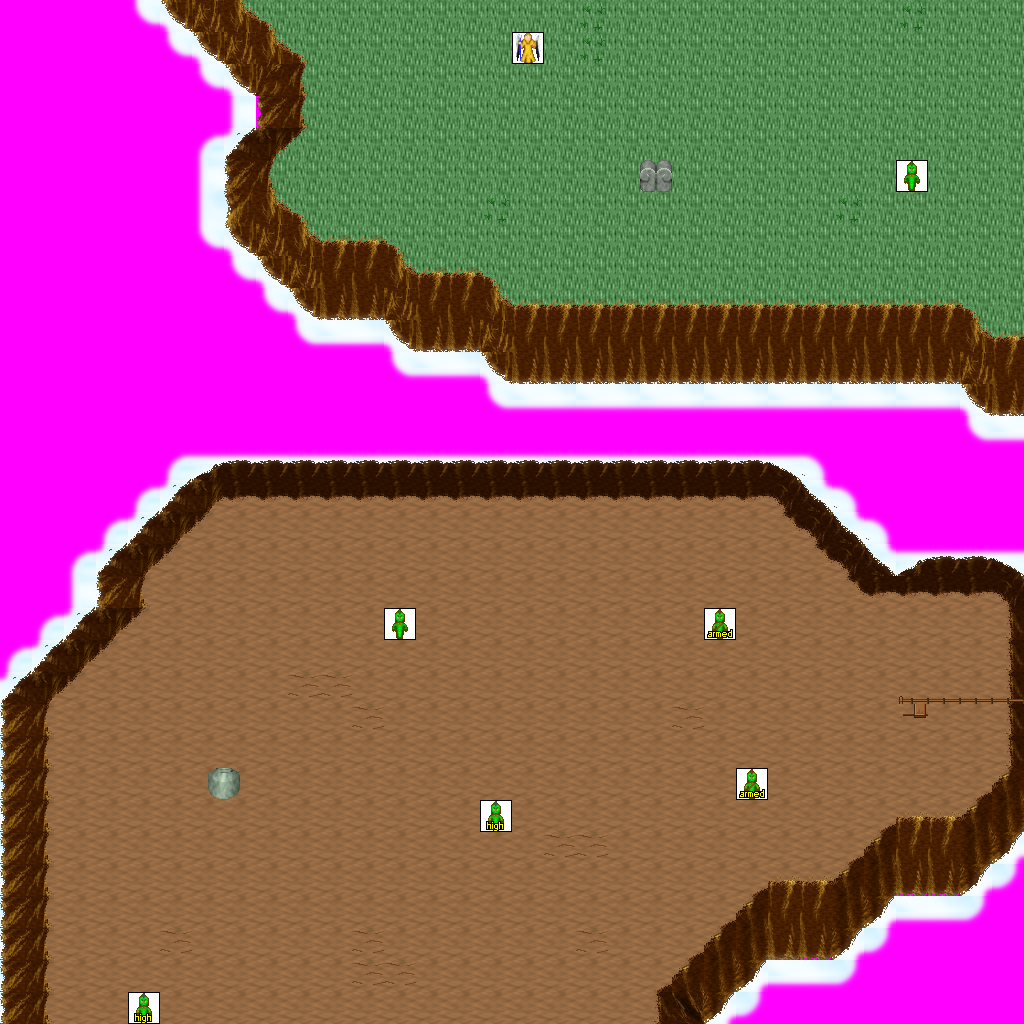

A level layout from a 2D game, rendered from its tile map. Below: a short description, then the map file with tile-grid data replaced by summaries:
An orthogonal 32x32 tile map with 32x32 px tiles, 8 tile layers (Ground, Objects, Above, Walkable, ...), 17 tilesets and 12 objects (6x newmap, from_west_0, from_west_1, from_north_0, from_north_1, ...).

<map version="1.0" orientation="orthogonal" width="32" height="32" tilewidth="32" tileheight="32">
 <tileset firstgid="1" name="ground_ground" tilewidth="32" tileheight="32">
  <image source="../drawable/ground_ground.png" width="96" height="352" />
 </tileset>
 <tileset firstgid="34" name="ground_ridge_earth_dark" tilewidth="32" tileheight="32">
  <image source="../drawable/ground_ridge_earth_dark.png" width="384" height="256" />
 </tileset>
 <tileset firstgid="130" name="ground_grass_edges" tilewidth="32" tileheight="32">
  <image source="../drawable/ground_grass_edges.png" width="384" height="96" />
 </tileset>
 <tileset firstgid="166" name="plant_grasses" tilewidth="32" tileheight="32">
  <image source="../drawable/plant_grasses.png" width="96" height="64" />
 </tileset>
 <tileset firstgid="172" name="plant_stump_small_stump" tilewidth="32" tileheight="32">
  <image source="../drawable/plant_stump_small_stump.png" width="64" height="64" />
 </tileset>
 <tileset firstgid="176" name="item_statue_green_stone_2" tilewidth="32" tileheight="32">
  <image source="../drawable/item_statue_green_stone_2.png" width="64" height="96" />
 </tileset>
 <tileset firstgid="182" name="logic_creature_naga" tilewidth="32" tileheight="32">
  <image source="../drawable/logic_creature_naga.png" width="128" height="32" />
 </tileset>
 <tileset firstgid="186" name="plant_flower_daisy_white" tilewidth="32" tileheight="32">
  <image source="../drawable/plant_flower_daisy_white.png" width="64" height="128" />
 </tileset>
 <tileset firstgid="194" name="plant_flower_daisy_yellow" tilewidth="32" tileheight="32">
  <image source="../drawable/plant_flower_daisy_yellow.png" width="64" height="128" />
 </tileset>
 <tileset firstgid="202" name="plant_stump_stump_pale_brown" tilewidth="32" tileheight="32">
  <image source="../drawable/plant_stump_stump_pale_brown.png" width="64" height="64" />
 </tileset>
 <tileset firstgid="206" name="plant_stump_stump_brown" tilewidth="32" tileheight="32">
  <image source="../drawable/plant_stump_stump_brown.png" width="64" height="64" />
 </tileset>
 <tileset firstgid="210" name="item_statue_green_stone_3" tilewidth="32" tileheight="32">
  <image source="../drawable/item_statue_green_stone_3.png" width="32" height="96" />
 </tileset>
 <tileset firstgid="213" name="plant_vine" tilewidth="32" tileheight="32">
  <image source="../drawable/plant_vine.png" width="32" height="96" />
 </tileset>
 <tileset firstgid="216" name="sky_cloud_clouds" tilewidth="32" tileheight="32">
  <image source="../drawable/sky_cloud_clouds.png" width="128" height="256" />
 </tileset>
 <tileset firstgid="248" name="object_suspension_bridge" tilewidth="32" tileheight="32">
  <image source="../drawable/object_suspension_bridge.png" width="96" height="256" />
 </tileset>
 <tileset firstgid="272" name="logic_creature_angel" tilewidth="32" tileheight="32">
  <image source="../drawable/logic_creature_angel.png" width="192" height="32" />
 </tileset>
 <tileset firstgid="278" name="walkable_sentinel" tilewidth="32" tileheight="32">
  <image source="../drawable/walkable_sentinel.png" width="32" height="32" />
 </tileset>
 <layer name="Ground" width="32" height="32">
  <data>[1024 cells, 1024 non-empty, 18 distinct tile ids]</data>
 </layer>
 <layer name="Objects" width="32" height="32">
  <data>[1024 cells, 36 non-empty, 18 distinct tile ids]</data>
 </layer>
 <layer name="Above" width="32" height="32">
  <data>[1024 cells, 4 non-empty, 4 distinct tile ids]</data>
 </layer>
 <layer name="Walkable" width="32" height="32">
  <data>[1024 cells, 462 non-empty, 1 distinct tile ids]</data>
 </layer>
 <layer name="Objects_stendhal" width="32" height="32">
  <data>[1024 cells, 814 non-empty, 19 distinct tile ids]</data>
 </layer>
 <layer name="Objects_stendhal2" width="32" height="32">
  <data>[1024 cells, 264 non-empty, 35 distinct tile ids]</data>
 </layer>
 <layer name="Above_stendhal" width="32" height="32">
  <data>[1024 cells, 4 non-empty, 2 distinct tile ids]</data>
 </layer>
 <layer name="Objects_stendhal3" width="32" height="32">
  <data>[1024 cells, 7 non-empty, 4 distinct tile ids]</data>
 </layer>
 <objectgroup name="Mapevents" width="32" height="32">
  <object name="exit_east_0" type="newmap" x="992" y="0" width="32" height="320">
   <properties>
    <property name="map" value="level_6_kikareukin_islands_x1_y1" />
    <property name="place" value="from_east_0" />
   </properties>
  </object>
  <object name="exit_east_1" type="newmap" x="992" y="640" width="32" height="64">
   <properties>
    <property name="map" value="level_6_kikareukin_islands_x1_y1" />
    <property name="place" value="from_east_1" />
   </properties>
  </object>
  <object name="exit_south_0" type="newmap" x="64" y="992" width="288" height="32">
   <properties>
    <property name="map" value="level_6_kikareukin_islands_x0_y2" />
    <property name="place" value="from_south_0" />
   </properties>
  </object>
  <object name="exit_south_1" type="newmap" x="416" y="992" width="224" height="32">
   <properties>
    <property name="map" value="level_6_kikareukin_islands_x0_y2" />
    <property name="place" value="from_south_1" />
   </properties>
  </object>
  <object name="exit_north_0" type="newmap" x="256" y="0" width="128" height="32">
   <properties>
    <property name="map" value="level_6_kikareukin_islands_x0_y0" />
    <property name="place" value="from_north_0" />
   </properties>
  </object>
  <object name="exit_north_1" type="newmap" x="448" y="0" width="576" height="32">
   <properties>
    <property name="map" value="level_6_kikareukin_islands_x0_y0" />
    <property name="place" value="from_north_1" />
   </properties>
  </object>
 </objectgroup>
 <objectgroup name="Spawn" width="32" height="32">
  <object name="from_west_0" x="992" y="160" width="32" height="32" />
  <object name="from_west_1" x="992" y="672" width="32" height="32" />
  <object name="from_north_0" x="192" y="992" width="32" height="32" />
  <object name="from_north_1" x="512" y="992" width="32" height="32" />
  <object name="from_south_0" x="320" y="0" width="32" height="32" />
  <object name="from_south_1" x="736" y="0" width="32" height="32" />
 </objectgroup>
 <objectgroup name="Keys" width="32" height="32" />
 <objectgroup name="Replace" width="32" height="32" />
</map>
